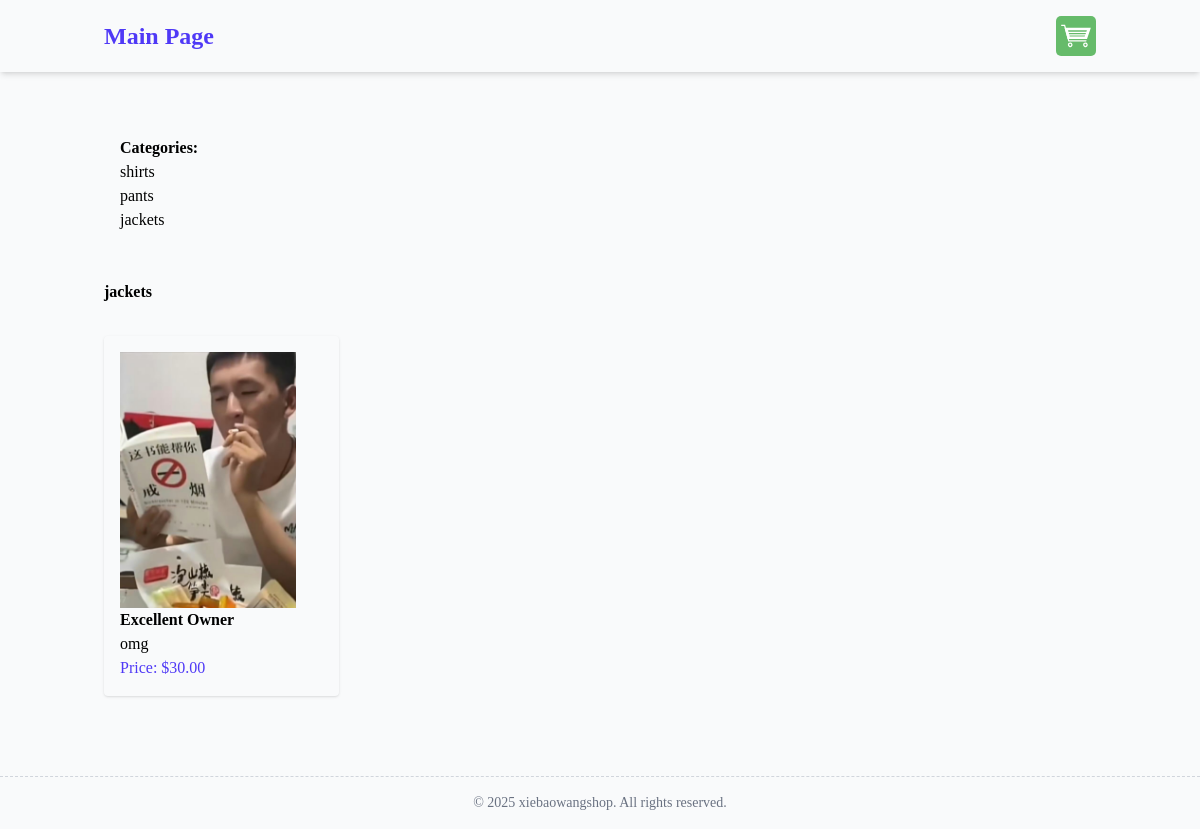
The page /products/jackets/ on the database its author committed.
### products/models.py (models this page shows, shortened)
class Category(models.Model):
    name = models.CharField(max_length=250)
    slug = models.SlugField(unique=True)
    class Meta:
        verbose_name_plural = 'Categories'

class Product(models.Model):
    category = models.ForeignKey(Category,related_name="products",on_delete=models.CASCADE)
    name = models.CharField(max_length=250)
    slug = models.SlugField(unique=True)
    description = models.TextField(blank=True)
    price = models.DecimalField(max_digits=10,decimal_places=2)
    available = models.BooleanField(default=True)
    created = models.DateTimeField(auto_now_add=True)
    updated = models.DateTimeField(auto_now=True)
    image = models.ImageField(upload_to="products",blank=True)

### products/views.py (the view)
# urls.py: path("",views.product_list,name="product_list"),
def product_list(request,category_slug=None):
    category=None
    categories=Category.objects.all()
    products=Product.objects.filter(available=True)
    if category_slug:
        category=get_object_or_404(Category,slug=category_slug)
        products=products.filter(category=category)
    return render(request,'products/product/list.html',{'category':category,'products':products,"categories":categories})

### products/templates/products/product/list.html (shortened to what this page needs)
{% extends "base.html" %}
{% block content %}
    <h1 class="container mx-auto p-4 flex">
        <aside class="w-1/4 p-4">
            <h2 class="font-bold">Categories:</h2>
            <ul>
                {% for category in categories %}
                    <li><a href="{% url 'products:product_list_by_category' category.slug %}">{{ category.name }}</a></li>
                {% endfor %}
            </ul>
        </h1>
        <main class="w-3/4 p-4 flex flex-col gap-4">
            {% if category %}
            <h2 class="font-bold mb-4">{{category.name}}</h2>
            {% else %}
            <h2 class="font-bold mb-4">All Products:</h2>
            {% endif %}
            <div class="grid grid-cols-3 gap-4">
                {% for product in products %}
                <a  class="rounded shadow p-4" href="{% url 'products:product_detail' product.id product.slug %}">
                    <div>
                        {% if product.image %}
                        <img src="{{ product.image.url }}" alt="{{ product.name }}" class="h-64 w-44 object-cover">
                        {% else %}
                        <p>image is not available</p>
                        {% endif %}
                        <h3 class="font-semibold">{{ product.name }}</h3>
                        <p>{{ product.description }}</p>
                        <p class="text-indigo-600">Price: ${{ product.price }}</p></h3>
                    </div>
                </a>
                {% endfor %}
            </div>
        </main>
{% endblock %}

### rows shown on the page
Category: name "shirts"
Category: name "pants"
Category: name "jackets"
Product: image (picture), name "Excellent Owner", description "omg", price "30.00"
